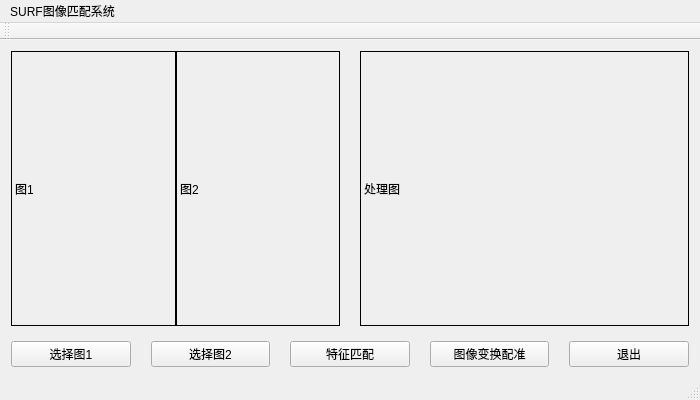
<?xml version="1.0" encoding="UTF-8"?>
<ui version="4.0">
 <class>mainwindowClass</class>
 <widget class="QMainWindow" name="mainwindowClass">
  <property name="geometry">
   <rect>
    <x>0</x>
    <y>0</y>
    <width>700</width>
    <height>400</height>
   </rect>
  </property>
  <property name="sizePolicy">
   <sizepolicy hsizetype="Preferred" vsizetype="Preferred">
    <horstretch>0</horstretch>
    <verstretch>0</verstretch>
   </sizepolicy>
  </property>
  <property name="minimumSize">
   <size>
    <width>700</width>
    <height>400</height>
   </size>
  </property>
  <property name="windowTitle">
   <string>mainwindow</string>
  </property>
  <widget class="QWidget" name="centralWidget">
   <property name="sizePolicy">
    <sizepolicy hsizetype="Expanding" vsizetype="Expanding">
     <horstretch>0</horstretch>
     <verstretch>0</verstretch>
    </sizepolicy>
   </property>
   <layout class="QGridLayout" name="gridLayout">
    <item row="0" column="0">
     <layout class="QVBoxLayout" name="verticalLayout" stretch="5,1">
      <property name="spacing">
       <number>15</number>
      </property>
      <item>
       <layout class="QHBoxLayout" name="horizontalLayout_3">
        <property name="spacing">
         <number>20</number>
        </property>
        <item>
         <layout class="QHBoxLayout" name="horizontalLayout">
          <property name="spacing">
           <number>0</number>
          </property>
          <item>
           <widget class="QLabel" name="label_2">
            <property name="sizePolicy">
             <sizepolicy hsizetype="Preferred" vsizetype="Preferred">
              <horstretch>0</horstretch>
              <verstretch>0</verstretch>
             </sizepolicy>
            </property>
            <property name="maximumSize">
             <size>
              <width>375</width>
              <height>602</height>
             </size>
            </property>
            <property name="frameShape">
             <enum>QFrame::Box</enum>
            </property>
            <property name="text">
             <string>图1</string>
            </property>
           </widget>
          </item>
          <item>
           <widget class="QLabel" name="label">
            <property name="sizePolicy">
             <sizepolicy hsizetype="Preferred" vsizetype="Preferred">
              <horstretch>0</horstretch>
              <verstretch>0</verstretch>
             </sizepolicy>
            </property>
            <property name="maximumSize">
             <size>
              <width>375</width>
              <height>602</height>
             </size>
            </property>
            <property name="frameShape">
             <enum>QFrame::Box</enum>
            </property>
            <property name="text">
             <string>图2</string>
            </property>
           </widget>
          </item>
         </layout>
        </item>
        <item>
         <widget class="QLabel" name="label_3">
          <property name="sizePolicy">
           <sizepolicy hsizetype="Preferred" vsizetype="Preferred">
            <horstretch>0</horstretch>
            <verstretch>0</verstretch>
           </sizepolicy>
          </property>
          <property name="maximumSize">
           <size>
            <width>750</width>
            <height>602</height>
           </size>
          </property>
          <property name="frameShape">
           <enum>QFrame::Box</enum>
          </property>
          <property name="text">
           <string>处理图</string>
          </property>
         </widget>
        </item>
       </layout>
      </item>
      <item>
       <layout class="QHBoxLayout" name="horizontalLayout_2">
        <property name="spacing">
         <number>20</number>
        </property>
        <item>
         <widget class="QPushButton" name="pushButton">
          <property name="text">
           <string>选择图1</string>
          </property>
         </widget>
        </item>
        <item>
         <widget class="QPushButton" name="pushButton_2">
          <property name="text">
           <string>选择图2</string>
          </property>
         </widget>
        </item>
        <item>
         <widget class="QPushButton" name="pushButton_3">
          <property name="text">
           <string>特征匹配</string>
          </property>
         </widget>
        </item>
        <item>
         <widget class="QPushButton" name="pushButton_4">
          <property name="text">
           <string>图像变换配准</string>
          </property>
         </widget>
        </item>
        <item>
         <widget class="QPushButton" name="pushButton_5">
          <property name="text">
           <string>退出</string>
          </property>
         </widget>
        </item>
       </layout>
      </item>
     </layout>
    </item>
   </layout>
  </widget>
  <widget class="QMenuBar" name="menuBar">
   <property name="geometry">
    <rect>
     <x>0</x>
     <y>0</y>
     <width>700</width>
     <height>22</height>
    </rect>
   </property>
   <widget class="QMenu" name="menuSURF">
    <property name="title">
     <string>SURF图像匹配系统</string>
    </property>
   </widget>
   <addaction name="menuSURF"/>
  </widget>
  <widget class="QToolBar" name="mainToolBar">
   <attribute name="toolBarArea">
    <enum>TopToolBarArea</enum>
   </attribute>
   <attribute name="toolBarBreak">
    <bool>false</bool>
   </attribute>
  </widget>
  <widget class="QStatusBar" name="statusBar"/>
 </widget>
 <layoutdefault spacing="6" margin="11"/>
 <resources>
  <include location="mainwindow.qrc"/>
 </resources>
 <connections>
  <connection>
   <sender>pushButton</sender>
   <signal>clicked()</signal>
   <receiver>mainwindowClass</receiver>
   <slot>chooseimage1()</slot>
   <hints>
    <hint type="sourcelabel">
     <x>88</x>
     <y>342</y>
    </hint>
    <hint type="destinationlabel">
     <x>108</x>
     <y>318</y>
    </hint>
   </hints>
  </connection>
  <connection>
   <sender>pushButton_2</sender>
   <signal>clicked()</signal>
   <receiver>mainwindowClass</receiver>
   <slot>chooseimage2()</slot>
   <hints>
    <hint type="sourcelabel">
     <x>209</x>
     <y>342</y>
    </hint>
    <hint type="destinationlabel">
     <x>228</x>
     <y>320</y>
    </hint>
   </hints>
  </connection>
  <connection>
   <sender>pushButton_3</sender>
   <signal>clicked()</signal>
   <receiver>mainwindowClass</receiver>
   <slot>process1()</slot>
   <hints>
    <hint type="sourcelabel">
     <x>359</x>
     <y>345</y>
    </hint>
    <hint type="destinationlabel">
     <x>371</x>
     <y>320</y>
    </hint>
   </hints>
  </connection>
  <connection>
   <sender>pushButton_4</sender>
   <signal>clicked()</signal>
   <receiver>mainwindowClass</receiver>
   <slot>process2()</slot>
   <hints>
    <hint type="sourcelabel">
     <x>450</x>
     <y>350</y>
    </hint>
    <hint type="destinationlabel">
     <x>468</x>
     <y>318</y>
    </hint>
   </hints>
  </connection>
  <connection>
   <sender>pushButton_5</sender>
   <signal>clicked()</signal>
   <receiver>mainwindowClass</receiver>
   <slot>exit1()</slot>
   <hints>
    <hint type="sourcelabel">
     <x>582</x>
     <y>347</y>
    </hint>
    <hint type="destinationlabel">
     <x>593</x>
     <y>316</y>
    </hint>
   </hints>
  </connection>
 </connections>
 <slots>
  <slot>chooseimage1()</slot>
  <slot>chooseimage2()</slot>
  <slot>process1()</slot>
  <slot>process2()</slot>
  <slot>exit1()</slot>
 </slots>
</ui>
